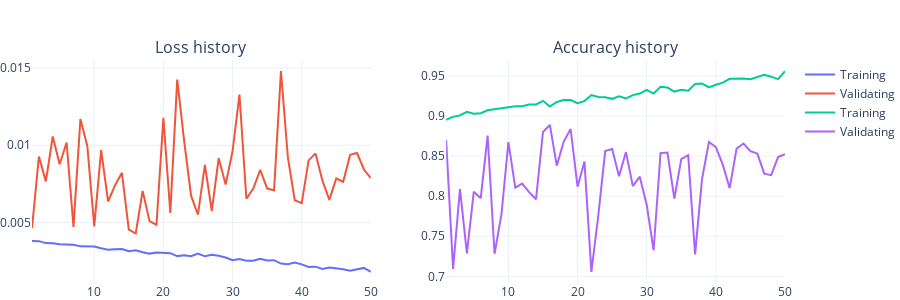

Notebook code cell kept with this figure:
### Code cell
# Train-Validation Progress
epochs=params_train["epochs"]
metric_hist["train"] = [i.cpu() for i in metric_hist["train"]]
metric_hist["val"] = [i.cpu() for i in metric_hist["val"]]

fig = make_subplots(rows=1, cols=2,subplot_titles=['Loss history','Accuracy history'])
fig.add_trace(go.Scatter(x=[*range(1,epochs+1)], y=loss_hist["train"],name='Training'),row=1, col=1)
fig.add_trace(go.Scatter(x=[*range(1,epochs+1)], y=loss_hist["val"],name='Validating'),row=1, col=1)
fig.add_trace(go.Scatter(x=[*range(1,epochs+1)], y=metric_hist["train"],name='Training'),row=1, col=2)
fig.add_trace(go.Scatter(x=[*range(1,epochs+1)], y=metric_hist["val"],name='Validating'),row=1, col=2)
fig.update_layout(template='plotly_white');fig.update_layout(margin={"r":0,"t":60,"l":0,"b":0},height=300)
fig.show()
